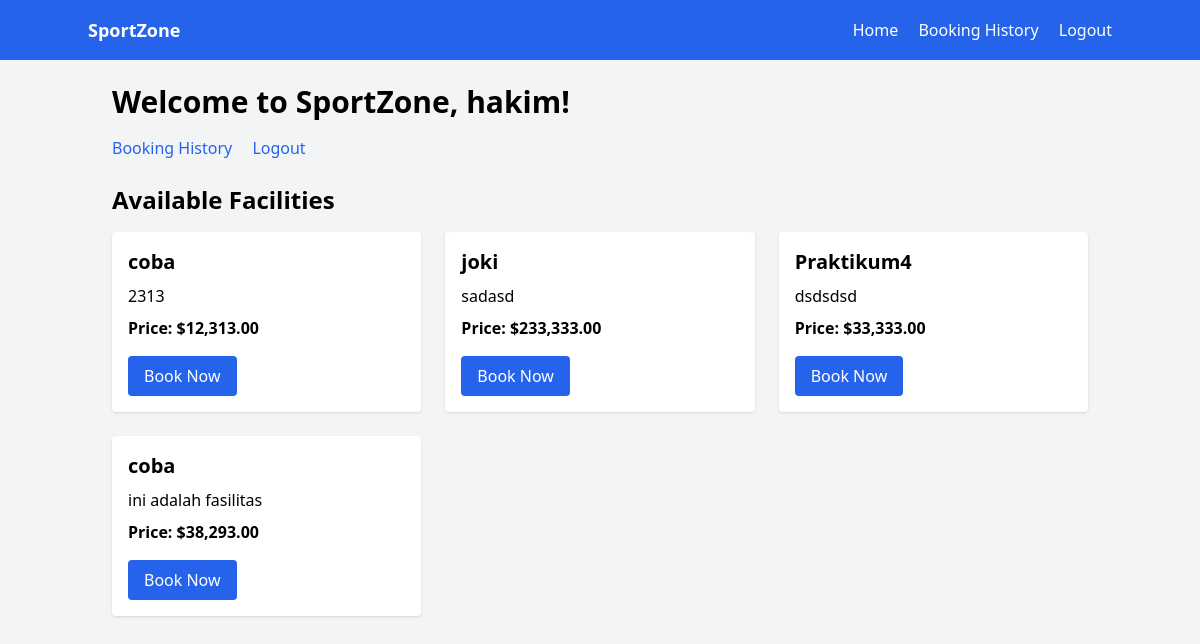
Screenshot of /home.php (signed in) with the database file from the repository.
### tables this page shows
CREATE TABLE `facilities` (
  `id` int NOT NULL AUTO_INCREMENT,
  `name` varchar(100) NOT NULL,
  `description` text,
  `price` decimal(10,2) NOT NULL,
  `available` tinyint(1) DEFAULT '1',
  `created_at` timestamp NULL DEFAULT CURRENT_TIMESTAMP,
  PRIMARY KEY (`id`)
);

### home.php (the view, shortened to what this page needs)
<?php
require 'config/init.php';
$facilities = [];
try {
    $stmt = $pdo->query('SELECT * FROM facilities WHERE available = TRUE');
    $facilities = $stmt->fetchAll();
} catch (PDOException $e) {
    $facilities = [];
}
?>
<!DOCTYPE html>
<html lang="en">
<head>
    <script src="https://cdn.tailwindcss.com"></script>
</head>
<body class="bg-gray-100 min-h-screen flex flex-col">
    <?php include 'navbar.php'; ?>
    <main class="container mx-auto flex-grow p-6">
        <h1 class="text-3xl font-bold mb-4">Welcome to SportZone,
            <?php echo htmlspecialchars($_SESSION['username']); ?>!</h1>
        <div class="mb-6">
            <a href="history.php" class="text-blue-600 hover:underline mr-4">Booking History</a>
            <a href="logout.php" class="text-blue-600 hover:underline">Logout</a>
        </div>
        <section>
            <h2 class="text-2xl font-semibold mb-4">Available Facilities</h2>
            <?php if (count($facilities) > 0): ?>
            <ul class="grid grid-cols-1 md:grid-cols-2 lg:grid-cols-3 gap-6">
                <?php foreach ($facilities as $facility): ?>
                <li class="bg-white rounded shadow p-4">
                    <h3 class="text-xl font-semibold mb-2"><?php echo htmlspecialchars($facility['name']); ?></h3>
                    <p class="mb-2"><?php echo htmlspecialchars($facility['description']); ?></p>
                    <p class="mb-4 font-semibold">Price: $<?php echo number_format($facility['price'], 2); ?></p>
                    <a href="booking.php?facility_id=<?php echo $facility['id']; ?>"
                        class="inline-block bg-blue-600 text-white px-4 py-2 rounded hover:bg-blue-700">Book Now</a>
                </li>
                <?php endforeach; ?>
            </ul>
            <?php else: ?>
            <p>No facilities available at the moment.</p>
            <?php endif; ?>
        </section>
    </main>
</body>
</html>

### rows the page displays
facilities: name "coba", description "2313", price "12,313.00"
facilities: name "joki", description "sadasd", price "233,333.00"
facilities: name "Praktikum4", description "dsdsdsd", price "33,333.00"
facilities: name "coba", description "ini adalah fasilitas", price "38,293.00"

### other values shown
$_SESSION['username'] "hakim"
